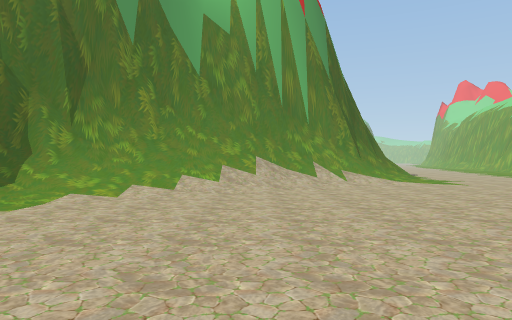
[1] (above)

17 first-person views from a walk through a scene from a Unity 3-D project. The camera is 1.3 m above the floor, looks level and sees 70° across. The floor is counted in squares, 2 m on a side. Each view is taken from the middle of a square. On the plan, view 1 faces up. The plan holds only what a view shows up to about 11 squares ahead; the rest is blank. The place goes on beyond the plan. The player character is not drawn.

[2]
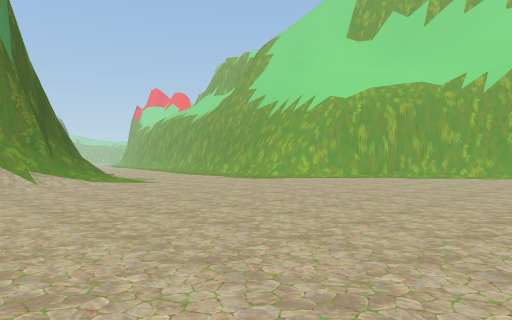

[3]
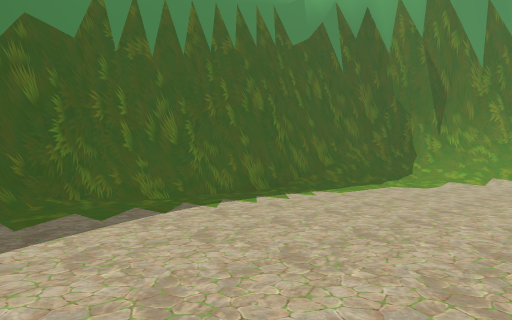

[4]
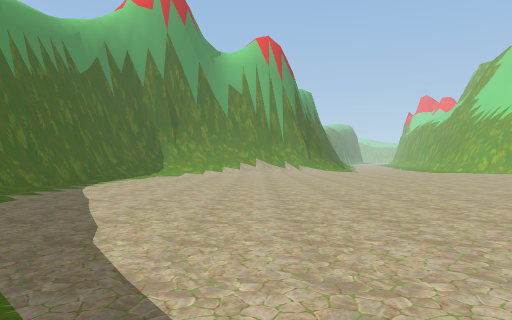

[5]
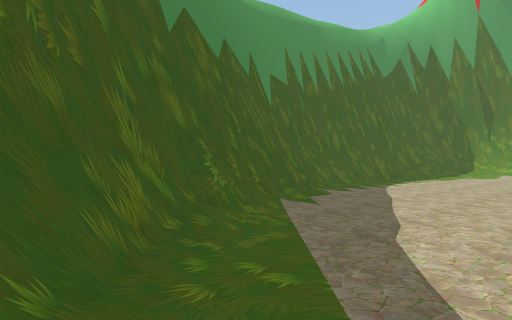

[6]
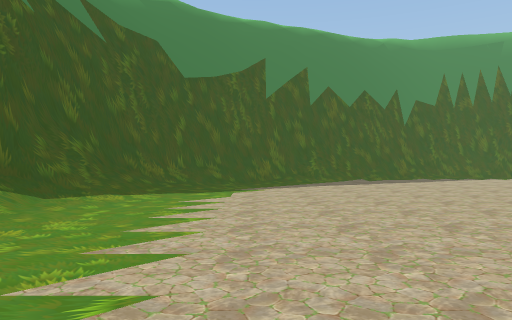

[7]
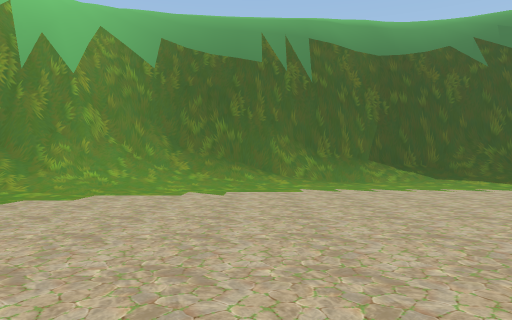

[8]
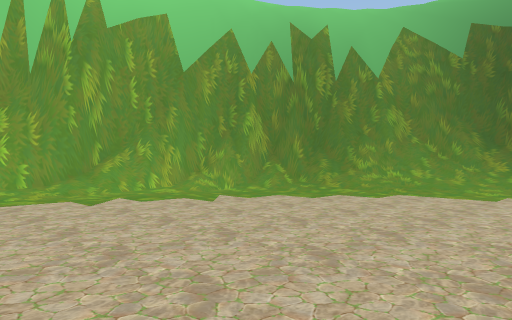

[9]
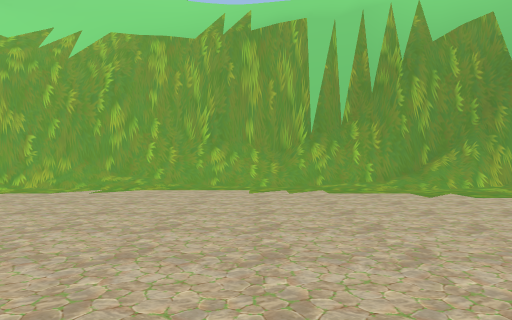

[10]
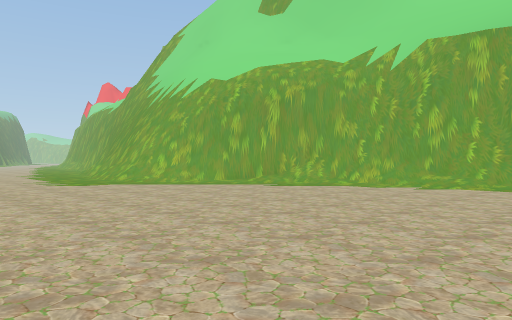

[11]
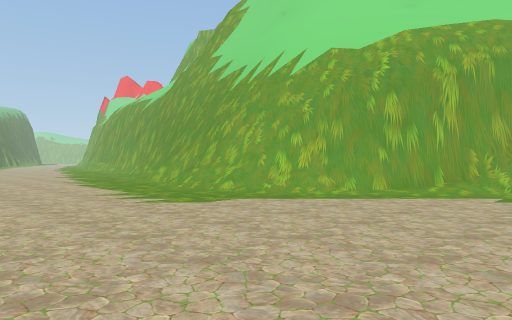

[12]
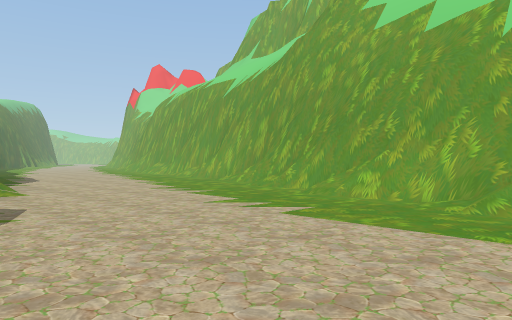

[13]
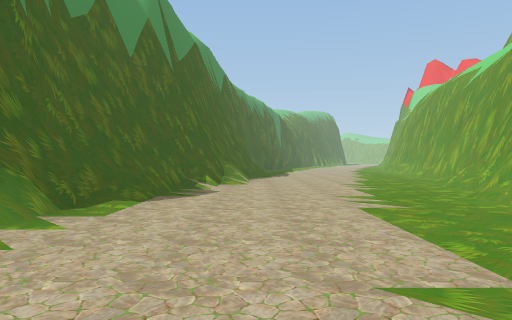

[14]
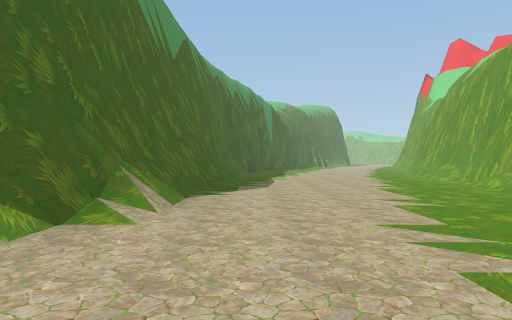

[15]
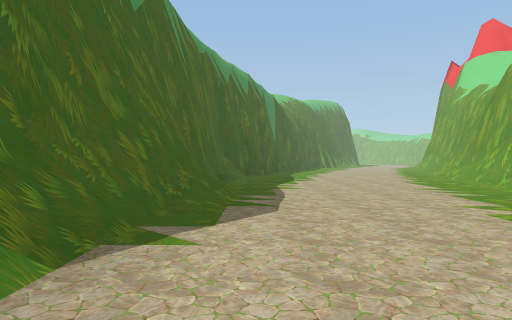

[16]
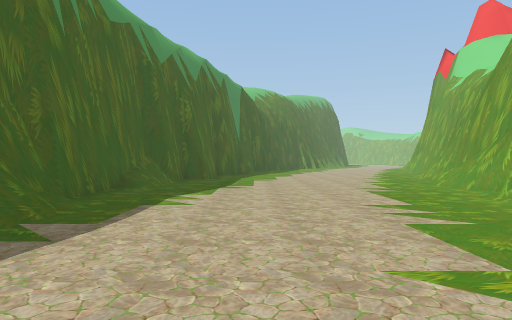

[17]
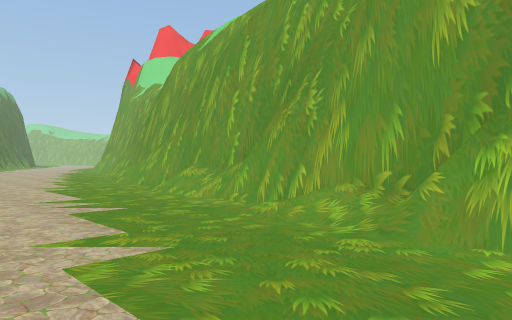

### Floor plan
Key: @ floor where view 1 was taken; # wall or solid block; . floor; / step, stairs or slope; = window, fence, low wall or low ledge.
Columns run from 6 left of view 1 to 17 right of it. Each row starts with its distance up from view 1.
 33               #....... #
 32               /......./#
 31              #/......./#
 30              #........##
 29              #........#
 28              #/....../#
 27              #/....../#
 26              #/....../#
 25              #/......##
 24              #/......#
 23              #/......#
 22              #/.....##
 21              #......#
 20             ##......#
 19             ##......#
 18            ##....../#
 17            ##....../#
 16            #/......##
 15            #/...../#
 14            #......##
 13            /......##
 12          ## ...../#
 11        ###=....../#
 10     #####//....../#
  9    ##////......../##
  8  ###////........../##
  7  ##////............/##
  6 ##//................/#
  5 #//................./#
  4 #/...................##
  3 #/.................../#
  2 #..................../#
  1 #..................../#
  0 #.....@...............#
 -1 #.....................#
 -2 #/........... ........#
 -3 #/....................#
 -4 ##......... ..........#
 -5  #/........ .........=#
 -6  ##..................##
 -7   #................./#
 -8   ##.............../##
 -9    ##............//##
-10     #/..........//###
-11     ###//....////##
-12      ###////#######
-13        #######

Where each view was taken, in squares from view 1:
view 1: 0 up, 0 right, facing up
view 2: 0 up, 0 right, facing up-right
view 3: 4 down, 0 right, facing up-left
view 4: 10 down, 0 right, facing up
view 5: 10 down, 0 right, facing up-left
view 6: 9 down, 8 right, facing left
view 7: 2 down, 8 right, facing down
view 8: 2 down, 8 right, facing down-right
view 9: 1 down, 7 right, facing right
view 10: 1 down, 6 right, facing up-right
view 11: 4 up, 6 right, facing up-right
view 12: 11 up, 6 right, facing up-right
view 13: 9 up, 8 right, facing up
view 14: 15 up, 9 right, facing up
view 15: 19 up, 9 right, facing up
view 16: 22 up, 11 right, facing up
view 17: 21 up, 11 right, facing up-right
